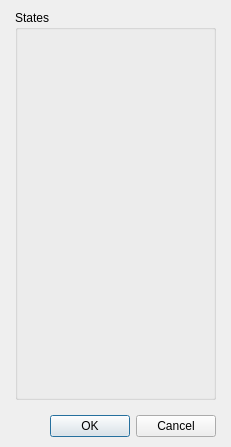
<?xml version="1.0" encoding="UTF-8"?>
<ui version="4.0">
 <class>DialogCompleteListStates</class>
 <widget class="QDialog" name="DialogCompleteListStates">
  <property name="geometry">
   <rect>
    <x>0</x>
    <y>0</y>
    <width>231</width>
    <height>447</height>
   </rect>
  </property>
  <property name="windowTitle">
   <string>Dialog</string>
  </property>
  <layout class="QGridLayout" name="gridLayout">
   <property name="leftMargin">
    <number>15</number>
   </property>
   <property name="topMargin">
    <number>10</number>
   </property>
   <property name="rightMargin">
    <number>15</number>
   </property>
   <property name="bottomMargin">
    <number>10</number>
   </property>
   <item row="0" column="0">
    <layout class="QVBoxLayout" name="verticalLayout">
     <property name="spacing">
      <number>15</number>
     </property>
     <item>
      <widget class="QGroupBox" name="groupBoxStates">
       <property name="minimumSize">
        <size>
         <width>0</width>
         <height>0</height>
        </size>
       </property>
       <property name="maximumSize">
        <size>
         <width>16777215</width>
         <height>16777215</height>
        </size>
       </property>
       <property name="title">
        <string>States</string>
       </property>
       <layout class="QGridLayout" name="gridLayout_20">
        <item row="0" column="0">
         <widget class="PanelSuperList" name="panelSuperListStates" native="true">
          <property name="minimumSize">
           <size>
            <width>175</width>
            <height>0</height>
           </size>
          </property>
          <property name="maximumSize">
           <size>
            <width>175</width>
            <height>16777215</height>
           </size>
          </property>
         </widget>
        </item>
       </layout>
      </widget>
     </item>
     <item>
      <widget class="QDialogButtonBox" name="buttonBox">
       <property name="orientation">
        <enum>Qt::Horizontal</enum>
       </property>
       <property name="standardButtons">
        <set>QDialogButtonBox::Cancel|QDialogButtonBox::Ok</set>
       </property>
      </widget>
     </item>
    </layout>
   </item>
  </layout>
 </widget>
 <customwidgets>
  <customwidget>
   <class>PanelSuperList</class>
   <extends>QWidget</extends>
   <header>panelsuperlist.h</header>
   <container>1</container>
  </customwidget>
 </customwidgets>
 <resources/>
 <connections>
  <connection>
   <sender>buttonBox</sender>
   <signal>accepted()</signal>
   <receiver>DialogCompleteListStates</receiver>
   <slot>accept()</slot>
   <hints>
    <hint type="sourcelabel">
     <x>248</x>
     <y>254</y>
    </hint>
    <hint type="destinationlabel">
     <x>157</x>
     <y>274</y>
    </hint>
   </hints>
  </connection>
  <connection>
   <sender>buttonBox</sender>
   <signal>rejected()</signal>
   <receiver>DialogCompleteListStates</receiver>
   <slot>reject()</slot>
   <hints>
    <hint type="sourcelabel">
     <x>316</x>
     <y>260</y>
    </hint>
    <hint type="destinationlabel">
     <x>286</x>
     <y>274</y>
    </hint>
   </hints>
  </connection>
 </connections>
</ui>
